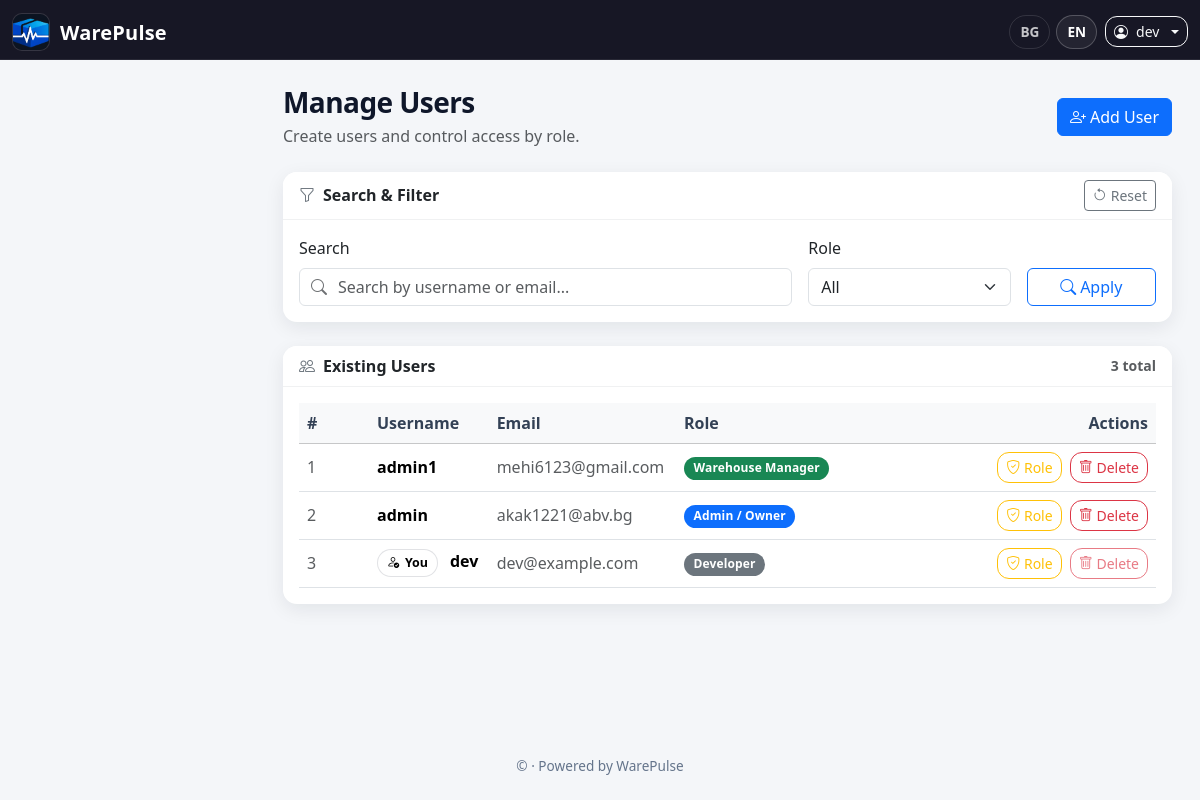
Page /users (signed in) on the earlier database version.
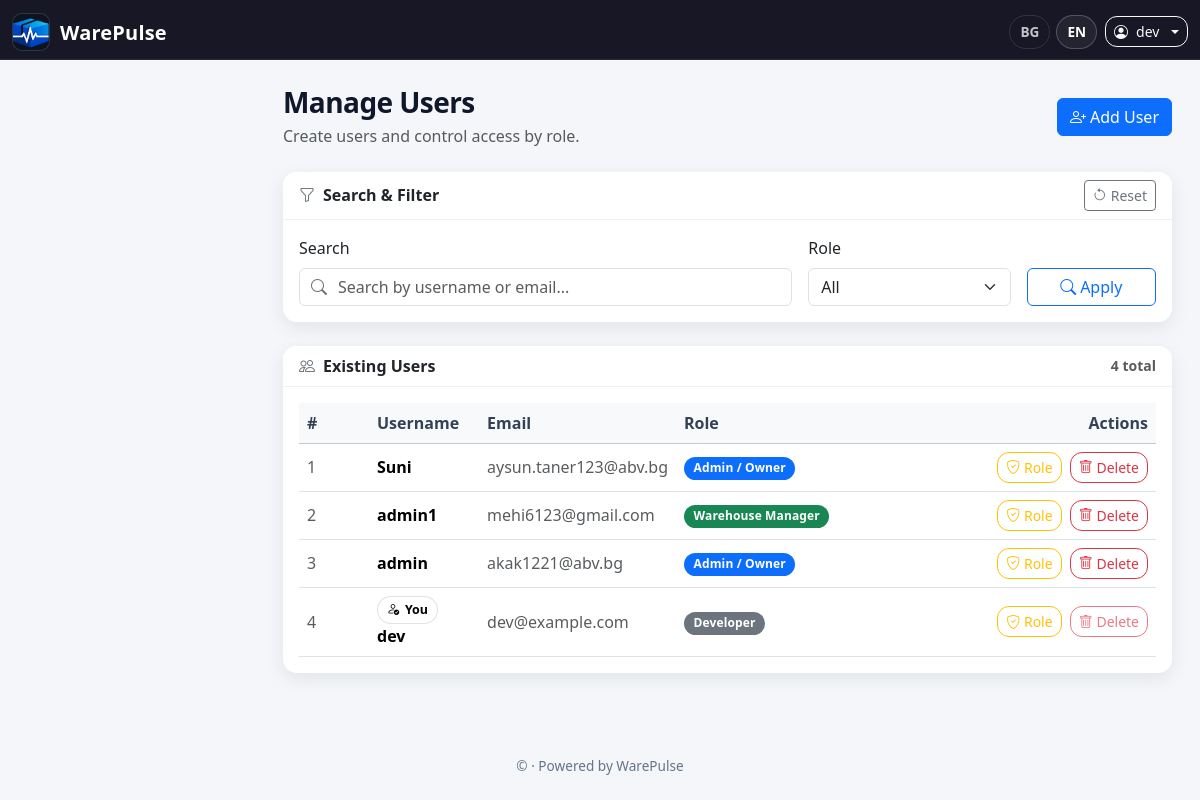
Same page on the later database version.
### inventory/models.py (models this page shows, shortened)
class User(db.Model, UserMixin):
    __tablename__ = "user"
    id = db.Column(db.Integer, primary_key=True)
    username = db.Column(db.String(150), nullable=False, unique=True)
    email = db.Column(db.String(150), nullable=False, unique=True)
    password = db.Column(db.String(200), nullable=False)
    role = db.Column(db.String(50), nullable=False, default="User")
    created_by_id = db.Column(db.Integer, db.ForeignKey("user.id"), nullable=True)
    login_count = db.Column(db.Integer, default=0, nullable=False)
    last_login_ip = db.Column(db.String(64), nullable=True)
    last_login_at = db.Column(db.DateTime, nullable=True)
    last_login_user_agent = db.Column(db.String(255), nullable=True)
    force_password_change = db.Column(db.Boolean, default=False, nullable=False)
    password_changed_at = db.Column(db.DateTime, nullable=True)
    company_name = db.Column(db.String(150), nullable=True)
    created_by = db.relationship("User", remote_side=[id], backref="created_users")
    transactions = db.relationship("Transaction", back_populates="user")
    login_events = db.relationship(
        "LoginEvent",
        back_populates="user",
        cascade="all, delete-orphan",
        order_by="desc(LoginEvent.logged_in_at)",
    )

### inventory/routes/users.py (the view, shortened to what this page needs)
@bp.route("/users")
@login_required
def users():
    if not has_permission(current_user, "users:view"):
        flash(_("You do not have permission to manage users."), "danger")
        return redirect(url_for("main.index"))
    q = (request.args.get("q") or "").strip()
    r = (request.args.get("role") or "").strip()
    if (current_user.role or "").strip() == "Developer":
        query = User.query
        if q:
            query = query.filter((User.username.ilike(f"%{q}%")) | (User.email.ilike(f"%{q}%")))
        if r:
            query = query.filter(User.role == r)
        users_list = query.order_by(User.id.desc()).all()
        return render_template("users.html", users=users_list, q=q, f_role=r)

### inventory/utils/permissions.py (called while the page is built)
def _norm_role(role: str | None) -> str:
    if not role:
        return ""
    r = " ".join(role.strip().split())  # normalize whitespace
    compact = r.replace(" ", "")
    if compact == "Admin/Owner":
        return ROLE_ADMIN_OWNER
    return r

def has_permission(user, permission: str) -> bool:
    role = _norm_role(getattr(user, "role", None))
    allowed = ROLE_PERMISSIONS.get(role, set())
    return permission in allowed

### inventory/utils/translations.py (called while the page is built)
def load_translations(lang, app):
    path = os.path.join('translations', f'{lang}.json')
    if not os.path.exists(path):
        path = os.path.join('translations', f"{app.config['DEFAULT_LANG']}.json")
    with open(path, 'r', encoding='utf-8') as f:
        return json.load(f)

def set_language(app):
    lang = request.args.get('lang')
    if lang and lang in app.config['LANGUAGES']:
        session['lang'] = lang
    elif 'lang' not in session:
        session['lang'] = app.config['DEFAULT_LANG']
    g.lang = session['lang']
    g.translations = load_translations(g.lang, app)

def _(key):
    try:
        return g.translations.get(key, key)
    except Exception:
        return key

### inventory/templates/users.html (shortened to what the changed rows need)
{% extends "base.html" %}
{% block content %}
<div class="wp-fade-in">
          {% set _f = (f_role or request.args.get('role','')) %}
  <div class="card">
    <div class="card-header bg-white fw-semibold d-flex align-items-center justify-content-between">
      <div class="d-flex align-items-center">
        <i class="bi bi-people me-2 text-secondary"></i>{{ _('Existing Users') }}
      </div>
      <div class="text-muted small">{{ users|length }} {{ _('total') }}</div>
    </div>
    <div class="card-body table-responsive">
      {% if users and users|length > 0 %}
        <table class="table table-hover align-middle mb-0 wp-table">
          <thead class="table-light">
            <tr>
              <th style="width:70px">#</th>
              <th>{{ _('Username') }}</th>
              <th>{{ _('Email') }}</th>
              <th style="width:220px">{{ _('Role') }}</th>
              <th class="text-end" style="width:260px">{{ _('Actions') }}</th>
            </tr>
          </thead>
          <tbody>
            {% for u in users %}
            <tr>
              <td class="text-muted">{{ loop.index }}</td>
              <td class="fw-semibold">
                {% if u.id == current_user.id %}
                  <span class="wp-chip me-2"><i class="bi bi-person-check"></i>{{ _('You') }}</span>
                {% endif %}
                {{ u.username }}
              </td>
              <td class="text-muted">{{ u.email }}</td>
              <td>
                {% if u.role == 'Admin / Owner' %}
                  <span class="badge bg-primary role-badge">{{ _('Admin / Owner') }}</span>
                {% elif u.role == 'Warehouse Manager' %}
                  <span class="badge bg-success role-badge">{{ _('Warehouse Manager') }}</span>
                {% elif u.role == 'Sales Agent' %}
                  <span class="badge bg-warning text-dark role-badge">{{ _('Sales Agent') }}</span>
                {% else %}
                  <span class="badge bg-secondary role-badge">{{ _(u.role) }}</span>
                {% endif %}
              </td>
              <td class="text-end wp-actions">
                {% set can_manage = current_user.role in ['Admin / Owner', 'Developer'] %}
                {% set is_self = (u.id == current_user.id) %}
                <button
                  class="btn btn-sm btn-outline-warning me-1 edit-role-btn"
                  data-id="{{ u.id }}"
                  data-username="{{ u.username }}"
                  data-role="{{ u.role }}"
                  title="{{ _('Change role') }}"
                >
                  <i class="bi bi-shield-check"></i> {{ _('Role') }}
                </button>
                <form action="{{ url_for('users.delete_user', id=u.id) }}" method="POST" class="d-inline delete-form">
                  <button
                    type="submit"
                    class="btn btn-sm btn-outline-danger"
                    {% if not can_manage or is_self %}disabled{% endif %}
                    title="{{ _('Delete user') }}"
                  >
                    <i class="bi bi-trash"></i> {{ _('Delete') }}
                  </button>
                </form>
              </td>
            </tr>
            {% endfor %}
          </tbody>
        </table>
      {% endif %}
    </div>
  </div>
</div>
{% endblock %}

### inventory/templates/base.html (shortened to what this page needs)
<!DOCTYPE html>
<html lang="{{ g.lang or 'en' }}">
<head>
  <link href="https://cdn.jsdelivr.net/npm/bootstrap@5.3.2/dist/css/bootstrap.min.css" rel="stylesheet" />
  <link href="https://cdn.jsdelivr.net/npm/bootstrap-icons@1.11.3/font/bootstrap-icons.css" rel="stylesheet" />
</head>
<body>
<nav class="navbar navbar-dark topbar fixed-top">
  <div class="container-fluid">
    <a class="navbar-brand brand"
       href="{% if current_user.is_authenticated %}
                {% if current_user.role == 'Developer' %}
                  {{ url_for('users.developer_dashboard') }}
                {% else %}
                  {{ url_for('main.index') }}
                {% endif %}
              {% else %}
                {{ url_for('main.landing') }}
              {% endif %}">
      <img src="{{ url_for('static', filename='warepulse-logo.png') }}" alt="WarePulse Logo" />
      <div class="d-flex flex-column">
        <span class="name">WarePulse</span>
      </div>
    </a>
    <div class="ms-auto d-flex align-items-center gap-2 top-actions">
      <div class="lang-pill d-none d-sm-flex align-items-center">
        <a href="?lang=bg" class="{% if g.lang=='bg' %}active{% endif %}">BG</a>
        <a href="?lang=en" class="{% if g.lang=='en' %}active{% endif %}">EN</a>
      </div>
      {% if current_user.is_authenticated %}
        <div class="dropdown">
          <a class="btn btn-outline-light btn-sm dropdown-toggle d-flex align-items-center gap-2"
             href="#" id="userDropdown" data-bs-toggle="dropdown" aria-expanded="false">
            <i class="bi bi-person-circle"></i>
            <span class="d-none d-sm-inline">{{ current_user.username }}</span>
          </a>
        </div>
      {% else %}
        <a class="btn btn-outline-light btn-sm" href="{{ url_for('auth.login') }}">{{ _('Login') }}</a>
        <a class="btn btn-primary btn-sm" href="{{ url_for('auth.register_admin') }}">{{ _('Register') }}</a>
      {% endif %}
    </div>
  </div>
</nav>
<div class="content-wrap">
  <main class="main-content">
    {% block content %}{% endblock %}
  </main>
  <footer class="footer text-center">
    <div class="container">
      {% set company = g.app_config.company_name if g.app_config else '' %}
      © {{ company }} · Powered by WarePulse
    </div>
  </footer>
</div>
</body>
</html>

Differences in the rows shown:
added User: username "Suni", email "aysun.taner123@abv.bg"
Other differences:
{{ users|length }}: "3" → "4"
